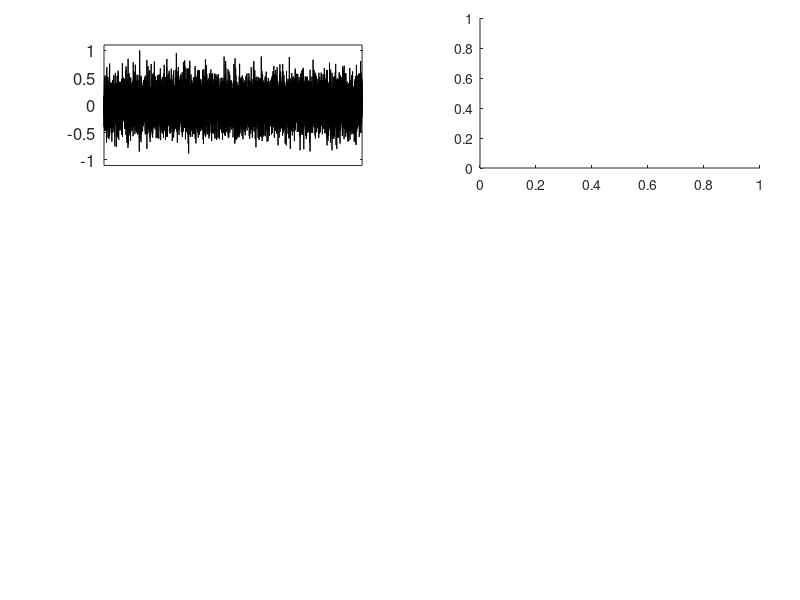

The MATLAB source for this figure: (Note: this script raises an error after producing the figure.)
% Plot a segment of Stimulus

clear all
clc

% STIMULUS PARAMETERS:
fs = 48000;             % sampling rate (Hz)
Dur = 250e-3;           % signal duration (sec)
npts = Dur * fs;        % number of points in stimulus waveform
dBSPL = 30;             % SPL (dB re: 20uPa)
m1 = 10^(-5/20);      % SAM modulation depth  
m2 = 10^(-0/20);      % SAM modulation depth  
fm = 32;                % SAM modulation frequency (Hz)

% window time domain waveform
rampdur = 5e-3;         % duration of cos-squared onset/offset (sec)
rampts = fs * rampdur;
step = pi/(rampts-1);
x = 0:step:pi;

%stim1 = (sqrt(2))*amp*sin(2*pi*fc*t);
amp = 10^(-(94-dBSPL)/20);  % for scaling stimuli into Pascals
t = [0:npts-1]/fs;      % stimulus time vector
stim1 = (sqrt(2))*amp*wgn(fs*Dur,1,1)';
modulator1 = m1*sin(2*pi*fm*t);
modulator2 = m2*sin(2*pi*fm*t);
stim21 = ((1 + modulator1).*(stim1));
stim22 = ((1 + modulator2).*(stim1));
am_tone1 = (sqrt(mean(stim1.^2))/sqrt(mean(stim21.^2))).*stim21;   % SAM tone (scaled to same rms as pure tone)
am_tone2 = (sqrt(mean(stim1.^2))/sqrt(mean(stim22.^2))).*stim22;   % SAM tone (scaled to same rms as pure tone)

%%
figure

sp1 = subplot(321);
set(sp1,'position',[0.1 0.72 0.4 0.25])
plot(t*1000,stim1/max(max(stim1),min(stim1)),'k')
axis([0 250 -1.1 1.1])
set(gca,'fontsize',12,'xtick',[])
% xlabel('Time (ms)','fontsize',12)
% ylabel('Normalized Amplitude','fontsize',12)
% title('unmodulated','fontsize',12,'fontweight','normal')
% legend('unmodulated')

sp2 = subplot(322);
set(sp2,'position',[0.6 0.72 0.35 0.25])
plotfft(stim1,fs,[10 4000],'dB');
ylim([-60 0])
set(gca,'fontsize',12,'xtick',[])


sp3 = subplot(323);
set(sp3,'position',[0.1 0.42 0.4 0.25])
plot(t*1000,am_tone1/max(max(am_tone1),min(am_tone1)),'k')
axis([0 250 -1.1 1.1])
set(gca,'fontsize',12,'xtick',[])
% xlabel('Time (ms)','fontsize',12)
ylabel('Normalized Amplitude','fontsize',12)
% title('depth = -5 dB','fontsize',12,'fontweight','normal')

sp4 = subplot(324);
set(sp4,'position',[0.6 0.42 0.35 0.25])
plotfft(am_tone1,fs,[10 4000],'dB');
ylim([-60 0])
set(gca,'fontsize',12,'xtick',[])
ylabel('Amplitude (dB)','fontsize',12)


sp5 = subplot(325);
set(sp5,'position',[0.1 0.12 0.4 0.25])
plot(t*1000,am_tone2/max(max(am_tone2),min(am_tone2)),'k')
axis([0 250 -1.1 1.1])
set(gca,'fontsize',12)
xlabel('Time (ms)','fontsize',12)
% ylabel('Normalized Amplitude','fontsize',12)
% title('depth = 0 dB','fontsize',12,'fontweight','normal')

sp6 = subplot(326);
set(sp6,'position',[0.6 0.12 0.35 0.25])
plotfft(am_tone2,fs,[10 4000],'dB');
ylim([-60 0])
set(gca,'fontsize',12)
xlabel('Frequency (Hz)','fontsize',12)

